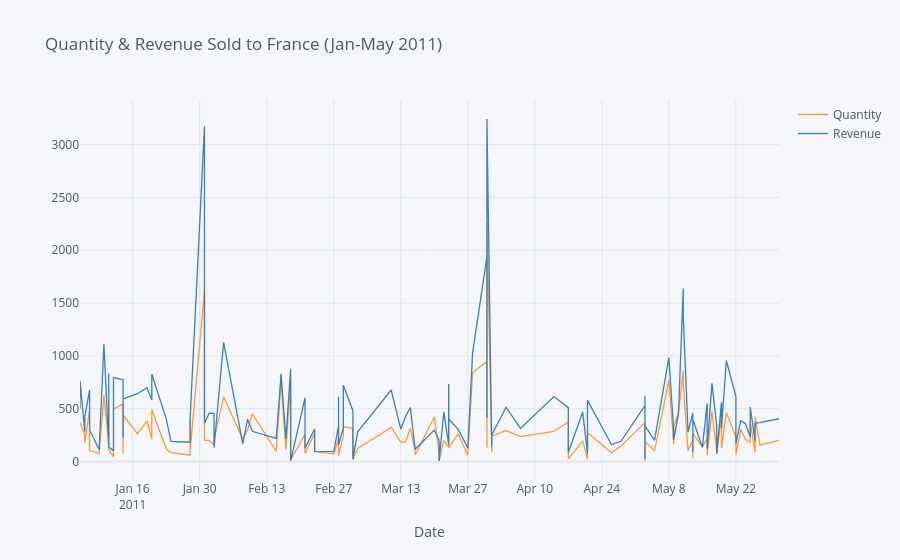

Notebook cell for this chart:
### Markdown cell above
## 2. Create an interactive line chart showing quantity and revenue sold to France between January 1st and May 31st 2011.

### Code cell
#Filtering France within the data
france_data = data[(data['Year'] == 2011) & (data['Month'].between(1, 5)) & (data['Country'] == 'France')]

# Grouping by date
france_summary = france_data.groupby('InvoiceDate').agg({'Quantity': 'sum', 'Revenue': 'sum'}).reset_index()

france_summary['InvoiceDate'] = france_summary['InvoiceDate'].dt.strftime('%Y-%m-%d')

#Interactive bar chart
france_summary.iplot(kind='line', x='InvoiceDate', y=['Quantity', 'Revenue'], title='Quantity & Revenue Sold to France (Jan-May 2011)', xTitle='Date')
